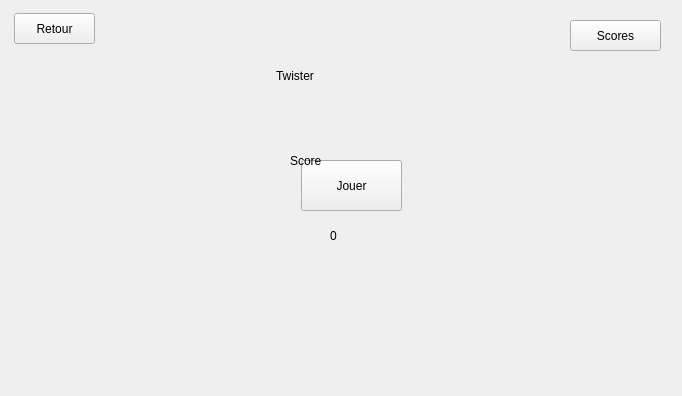
<?xml version="1.0" encoding="UTF-8"?>
<ui version="4.0">
 <class>twisterMenuClass</class>
 <widget class="QWidget" name="twisterMenuClass">
  <property name="geometry">
   <rect>
    <x>0</x>
    <y>0</y>
    <width>682</width>
    <height>396</height>
   </rect>
  </property>
  <property name="windowTitle">
   <string>Form</string>
  </property>
  <widget class="QLabel" name="label_Titre">
   <property name="geometry">
    <rect>
     <x>276</x>
     <y>40</y>
     <width>151</width>
     <height>71</height>
    </rect>
   </property>
   <property name="text">
    <string>Twister</string>
   </property>
  </widget>
  <widget class="QPushButton" name="pushButton_Jouer">
   <property name="geometry">
    <rect>
     <x>301</x>
     <y>160</y>
     <width>101</width>
     <height>51</height>
    </rect>
   </property>
   <property name="text">
    <string>Jouer</string>
   </property>
  </widget>
  <widget class="QPushButton" name="pushButton_Back">
   <property name="geometry">
    <rect>
     <x>14</x>
     <y>13</y>
     <width>81</width>
     <height>31</height>
    </rect>
   </property>
   <property name="text">
    <string>Retour</string>
   </property>
  </widget>
  <widget class="QPushButton" name="pushButton_Scores">
   <property name="geometry">
    <rect>
     <x>570</x>
     <y>20</y>
     <width>91</width>
     <height>31</height>
    </rect>
   </property>
   <property name="text">
    <string>Scores</string>
   </property>
  </widget>
  <widget class="QLabel" name="label_score">
   <property name="geometry">
    <rect>
     <x>290</x>
     <y>130</y>
     <width>151</width>
     <height>61</height>
    </rect>
   </property>
   <property name="text">
    <string>Score</string>
   </property>
  </widget>
  <widget class="QLabel" name="label_number">
   <property name="geometry">
    <rect>
     <x>330</x>
     <y>210</y>
     <width>51</width>
     <height>51</height>
    </rect>
   </property>
   <property name="text">
    <string>0</string>
   </property>
  </widget>
 </widget>
 <resources/>
 <connections/>
</ui>
